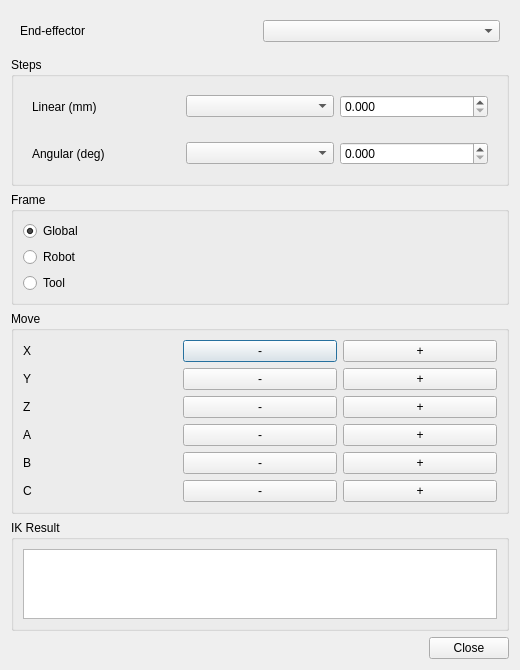
<?xml version="1.0" encoding="UTF-8"?>
<ui version="4.0">
 <class>MoveCartesianDialog</class>
 <widget class="QDialog" name="MoveCartesianDialog">
  <property name="geometry">
   <rect>
    <x>0</x>
    <y>0</y>
    <width>520</width>
    <height>560</height>
   </rect>
  </property>
  <property name="windowTitle">
   <string>FreeCAD - CROSS - Move Cartesian</string>
  </property>
  <layout class="QVBoxLayout" name="verticalLayout">
   <item>
    <widget class="QWidget" name="end_effector_widget" native="true">
     <layout class="QHBoxLayout" name="horizontalLayout">
      <item>
       <widget class="QLabel" name="end_effector_label">
        <property name="text">
         <string>End-effector</string>
        </property>
       </widget>
      </item>
      <item>
       <widget class="QComboBox" name="end_effector_combo_box"/>
      </item>
     </layout>
    </widget>
   </item>
   <item>
    <widget class="QGroupBox" name="steps_group_box">
     <property name="title">
      <string>Steps</string>
     </property>
     <layout class="QVBoxLayout" name="verticalLayout_2">
      <item>
       <widget class="QWidget" name="linear_step_widget" native="true">
        <layout class="QHBoxLayout" name="horizontalLayout_2">
         <item>
          <widget class="QLabel" name="linear_step_label">
           <property name="text">
            <string>Linear (mm)</string>
           </property>
          </widget>
         </item>
         <item>
          <widget class="QComboBox" name="linear_step_combo_box"/>
         </item>
         <item>
          <widget class="QDoubleSpinBox" name="linear_step_spin_box">
           <property name="decimals">
            <number>3</number>
           </property>
           <property name="maximum">
            <double>1000000.000000000000000</double>
           </property>
           <property name="singleStep">
            <double>0.100000000000000</double>
           </property>
          </widget>
         </item>
        </layout>
       </widget>
      </item>
      <item>
       <widget class="QWidget" name="angular_step_widget" native="true">
        <layout class="QHBoxLayout" name="horizontalLayout_3">
         <item>
          <widget class="QLabel" name="angular_step_label">
           <property name="text">
            <string>Angular (deg)</string>
           </property>
          </widget>
         </item>
         <item>
          <widget class="QComboBox" name="angular_step_combo_box"/>
         </item>
         <item>
          <widget class="QDoubleSpinBox" name="angular_step_spin_box">
           <property name="decimals">
            <number>3</number>
           </property>
           <property name="maximum">
            <double>360000.000000000000000</double>
           </property>
           <property name="singleStep">
            <double>0.100000000000000</double>
           </property>
          </widget>
         </item>
        </layout>
       </widget>
      </item>
     </layout>
    </widget>
   </item>
   <item>
    <widget class="QGroupBox" name="frame_group_box">
     <property name="title">
      <string>Frame</string>
     </property>
     <layout class="QVBoxLayout" name="verticalLayout_3">
      <item>
       <widget class="QRadioButton" name="global_radio_button">
        <property name="text">
         <string>Global</string>
        </property>
        <property name="checked">
         <bool>true</bool>
        </property>
       </widget>
      </item>
      <item>
       <widget class="QRadioButton" name="robot_radio_button">
        <property name="text">
         <string>Robot</string>
        </property>
       </widget>
      </item>
      <item>
       <widget class="QRadioButton" name="tool_radio_button">
        <property name="text">
         <string>Tool</string>
        </property>
       </widget>
      </item>
     </layout>
    </widget>
   </item>
   <item>
    <widget class="QGroupBox" name="move_group_box">
     <property name="title">
      <string>Move</string>
     </property>
     <layout class="QGridLayout" name="gridLayout">
      <item row="0" column="0">
       <widget class="QLabel" name="x_label">
        <property name="text">
         <string>X</string>
        </property>
       </widget>
      </item>
      <item row="0" column="1">
       <widget class="QPushButton" name="x_minus_push_button">
        <property name="accessibleName">
         <string>Move X negative</string>
        </property>
        <property name="accessibleDescription">
         <string>Move the selected end-effector in the negative X direction</string>
        </property>
        <property name="toolTip">
         <string>Move X negative</string>
        </property>
        <property name="text">
         <string>-</string>
        </property>
        <property name="shortcut">
         <string>Alt+X</string>
        </property>
       </widget>
      </item>
      <item row="0" column="2">
       <widget class="QPushButton" name="x_plus_push_button">
        <property name="accessibleName">
         <string>Move X positive</string>
        </property>
        <property name="accessibleDescription">
         <string>Move the selected end-effector in the positive X direction</string>
        </property>
        <property name="toolTip">
         <string>Move X positive</string>
        </property>
        <property name="text">
         <string>+</string>
        </property>
        <property name="shortcut">
         <string>Alt+Shift+X</string>
        </property>
       </widget>
      </item>
      <item row="1" column="0">
       <widget class="QLabel" name="y_label">
        <property name="text">
         <string>Y</string>
        </property>
       </widget>
      </item>
      <item row="1" column="1">
       <widget class="QPushButton" name="y_minus_push_button">
        <property name="accessibleName">
         <string>Move Y negative</string>
        </property>
        <property name="accessibleDescription">
         <string>Move the selected end-effector in the negative Y direction</string>
        </property>
        <property name="toolTip">
         <string>Move Y negative</string>
        </property>
        <property name="text">
         <string>-</string>
        </property>
        <property name="shortcut">
         <string>Alt+Y</string>
        </property>
       </widget>
      </item>
      <item row="1" column="2">
       <widget class="QPushButton" name="y_plus_push_button">
        <property name="accessibleName">
         <string>Move Y positive</string>
        </property>
        <property name="accessibleDescription">
         <string>Move the selected end-effector in the positive Y direction</string>
        </property>
        <property name="toolTip">
         <string>Move Y positive</string>
        </property>
        <property name="text">
         <string>+</string>
        </property>
        <property name="shortcut">
         <string>Alt+Shift+Y</string>
        </property>
       </widget>
      </item>
      <item row="2" column="0">
       <widget class="QLabel" name="z_label">
        <property name="text">
         <string>Z</string>
        </property>
       </widget>
      </item>
      <item row="2" column="1">
       <widget class="QPushButton" name="z_minus_push_button">
        <property name="accessibleName">
         <string>Move Z negative</string>
        </property>
        <property name="accessibleDescription">
         <string>Move the selected end-effector in the negative Z direction</string>
        </property>
        <property name="toolTip">
         <string>Move Z negative</string>
        </property>
        <property name="text">
         <string>-</string>
        </property>
        <property name="shortcut">
         <string>Alt+Z</string>
        </property>
       </widget>
      </item>
      <item row="2" column="2">
       <widget class="QPushButton" name="z_plus_push_button">
        <property name="accessibleName">
         <string>Move Z positive</string>
        </property>
        <property name="accessibleDescription">
         <string>Move the selected end-effector in the positive Z direction</string>
        </property>
        <property name="toolTip">
         <string>Move Z positive</string>
        </property>
        <property name="text">
         <string>+</string>
        </property>
        <property name="shortcut">
         <string>Alt+Shift+Z</string>
        </property>
       </widget>
      </item>
      <item row="3" column="0">
       <widget class="QLabel" name="a_label">
        <property name="text">
         <string>A</string>
        </property>
       </widget>
      </item>
      <item row="3" column="1">
       <widget class="QPushButton" name="a_minus_push_button">
        <property name="accessibleName">
         <string>Move A negative</string>
        </property>
        <property name="accessibleDescription">
         <string>Rotate the selected end-effector negatively about X</string>
        </property>
        <property name="toolTip">
         <string>Move A negative</string>
        </property>
        <property name="text">
         <string>-</string>
        </property>
        <property name="shortcut">
         <string>Alt+A</string>
        </property>
       </widget>
      </item>
      <item row="3" column="2">
       <widget class="QPushButton" name="a_plus_push_button">
        <property name="accessibleName">
         <string>Move A positive</string>
        </property>
        <property name="accessibleDescription">
         <string>Rotate the selected end-effector positively about X</string>
        </property>
        <property name="toolTip">
         <string>Move A positive</string>
        </property>
        <property name="text">
         <string>+</string>
        </property>
        <property name="shortcut">
         <string>Alt+Shift+A</string>
        </property>
       </widget>
      </item>
      <item row="4" column="0">
       <widget class="QLabel" name="b_label">
        <property name="text">
         <string>B</string>
        </property>
       </widget>
      </item>
      <item row="4" column="1">
       <widget class="QPushButton" name="b_minus_push_button">
        <property name="accessibleName">
         <string>Move B negative</string>
        </property>
        <property name="accessibleDescription">
         <string>Rotate the selected end-effector negatively about Y</string>
        </property>
        <property name="toolTip">
         <string>Move B negative</string>
        </property>
        <property name="text">
         <string>-</string>
        </property>
        <property name="shortcut">
         <string>Alt+B</string>
        </property>
       </widget>
      </item>
      <item row="4" column="2">
       <widget class="QPushButton" name="b_plus_push_button">
        <property name="accessibleName">
         <string>Move B positive</string>
        </property>
        <property name="accessibleDescription">
         <string>Rotate the selected end-effector positively about Y</string>
        </property>
        <property name="toolTip">
         <string>Move B positive</string>
        </property>
        <property name="text">
         <string>+</string>
        </property>
        <property name="shortcut">
         <string>Alt+Shift+B</string>
        </property>
       </widget>
      </item>
      <item row="5" column="0">
       <widget class="QLabel" name="c_label">
        <property name="text">
         <string>C</string>
        </property>
       </widget>
      </item>
      <item row="5" column="1">
       <widget class="QPushButton" name="c_minus_push_button">
        <property name="accessibleName">
         <string>Move C negative</string>
        </property>
        <property name="accessibleDescription">
         <string>Rotate the selected end-effector negatively about Z</string>
        </property>
        <property name="toolTip">
         <string>Move C negative</string>
        </property>
        <property name="text">
         <string>-</string>
        </property>
        <property name="shortcut">
         <string>Alt+C</string>
        </property>
       </widget>
      </item>
      <item row="5" column="2">
       <widget class="QPushButton" name="c_plus_push_button">
        <property name="accessibleName">
         <string>Move C positive</string>
        </property>
        <property name="accessibleDescription">
         <string>Rotate the selected end-effector positively about Z</string>
        </property>
        <property name="toolTip">
         <string>Move C positive</string>
        </property>
        <property name="text">
         <string>+</string>
        </property>
        <property name="shortcut">
         <string>Alt+Shift+C</string>
        </property>
       </widget>
      </item>
     </layout>
    </widget>
   </item>
   <item>
    <widget class="QGroupBox" name="ik_group_box">
     <property name="title">
      <string>IK Result</string>
     </property>
     <layout class="QVBoxLayout" name="verticalLayout_4">
      <item>
       <widget class="QPlainTextEdit" name="ik_result_plain_text_edit">
        <property name="readOnly">
         <bool>true</bool>
        </property>
       </widget>
      </item>
     </layout>
    </widget>
   </item>
   <item>
    <widget class="QDialogButtonBox" name="button_box">
     <property name="orientation">
      <enum>Qt::Horizontal</enum>
     </property>
     <property name="standardButtons">
      <set>QDialogButtonBox::Close</set>
     </property>
    </widget>
   </item>
  </layout>
 </widget>
 <resources/>
 <connections>
  <connection>
   <sender>button_box</sender>
   <signal>rejected()</signal>
   <receiver>MoveCartesianDialog</receiver>
   <slot>reject()</slot>
   <hints>
    <hint type="sourcelabel">
     <x>316</x>
     <y>533</y>
    </hint>
    <hint type="destinationlabel">
     <x>286</x>
     <y>274</y>
    </hint>
   </hints>
  </connection>
 </connections>
</ui>
